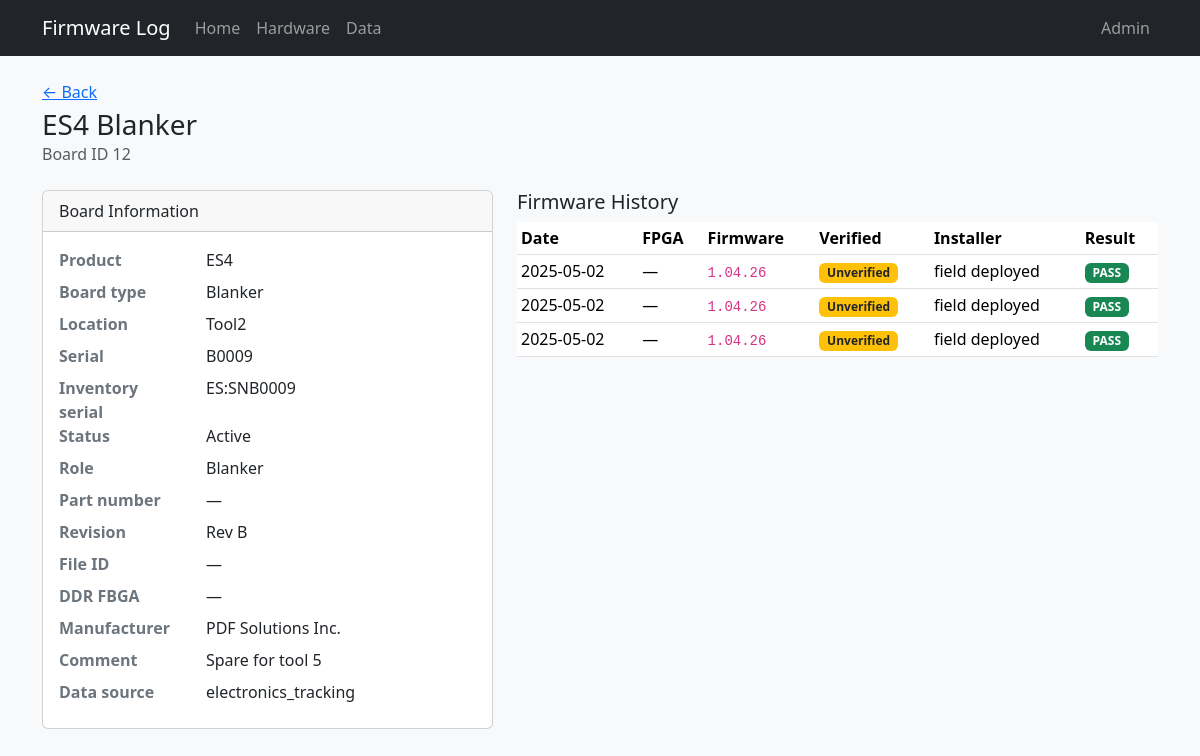
Page /board/12 on the earlier database version.
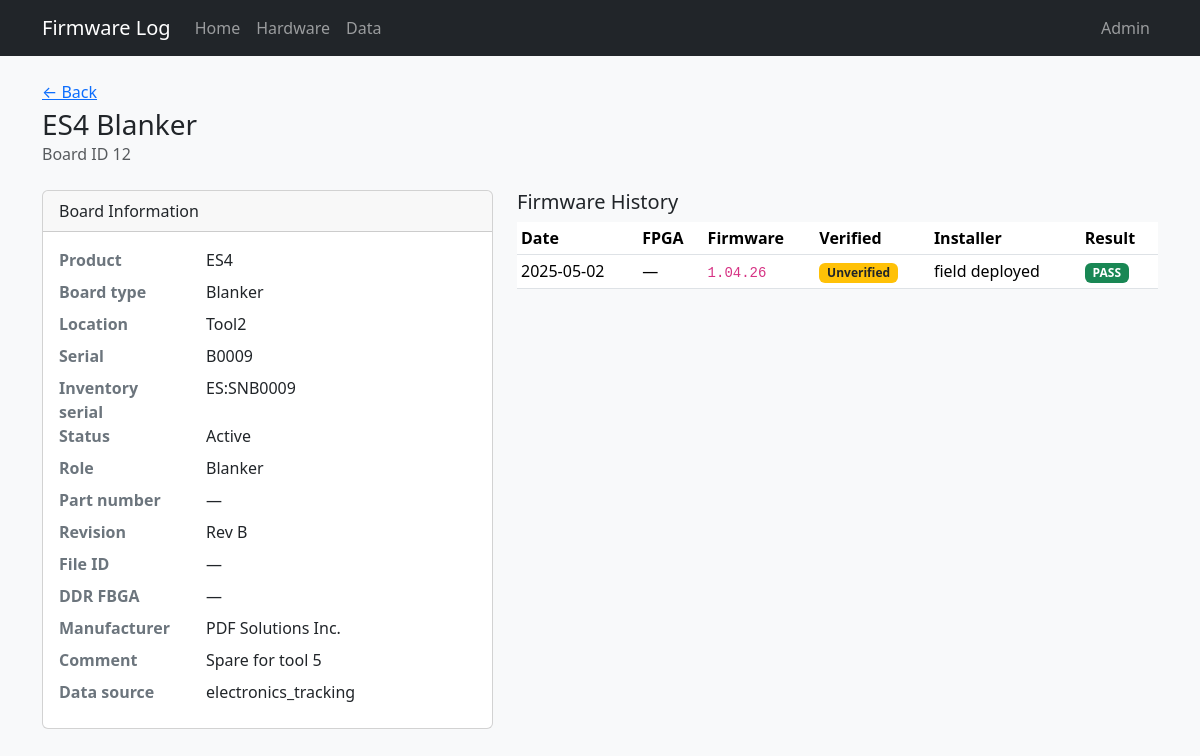
Same page on the later database version.
### tables this page shows
CREATE TABLE "boards" (
                board_id      INTEGER PRIMARY KEY,
                tool          TEXT,
                board_slot    TEXT,
                manufacturer  TEXT NOT NULL DEFAULT 'PDF Solutions Inc.',
                board_name    TEXT NOT NULL,
                serial        TEXT NOT NULL,
                part_number   TEXT,
                revision      TEXT,
                file_id       TEXT,
                product_name  TEXT NOT NULL,
                ddr_fbga      TEXT
            , inventory_serial TEXT, status TEXT, role TEXT, comment TEXT, open_item TEXT, po TEXT, modified_by TEXT, source_updated_at TEXT, data_source TEXT, dc_status TEXT, ac_status TEXT, gcal_status TEXT, adc_status TEXT, eeprom_status TEXT);

CREATE TABLE "firmware_history" (
                event_id    INTEGER PRIMARY KEY AUTOINCREMENT,
                board_id    INTEGER NOT NULL REFERENCES boards (board_id),
                event_date  TEXT NOT NULL,
                event_time  TEXT,
                fpga        TEXT,
                firmware    TEXT NOT NULL,
                installer   TEXT,
                result      TEXT
            );

### app.py (the view)
@app.route("/board/<int:board_id>")
def board_detail(board_id):
    board = db.get_board(board_id)
    if not board:
        flash("Board not found.", "danger")
        return redirect(url_for("index"))
    return render_template(
        "board_detail.html",
        board=board,
        firmware_verified=db.firmware_verified_label(board),
        history=db.board_history(board_id),
        events=db.board_events(board_id),
    )

### db.py (called while the page is built)
def is_firmware_verified(board) -> bool:
    if not board:
        return False
    if board.get("board_id") in VERIFIED_BOARD_IDS:
        return True
    if board.get("data_source") == "firmware_log":
        return True
    if board.get("tool") == "Tool13" and board.get("product_name") == "BAP":
        return True
    return False

def firmware_verified_label(board) -> str:
    return "verified" if is_firmware_verified(board) else "unverified"

def dict_row(cursor, row):
    return {col[0]: row[i] for i, col in enumerate(cursor.description)}

@contextmanager
def get_db():
    conn = sqlite3.connect(DATABASE)
    conn.row_factory = dict_row
    try:
        yield conn
    finally:
        conn.close()

def fetch_all(query, params=()):
    with get_db() as conn:
        return conn.execute(query, params).fetchall()

def fetch_one(query, params=()):
    with get_db() as conn:
        return conn.execute(query, params).fetchone()

def get_board(board_id):
    return fetch_one("SELECT * FROM boards WHERE board_id = ?", (board_id,))

def board_history(board_id):
    return fetch_all(
        """
        SELECT *
        FROM firmware_history
        WHERE board_id = ?
        ORDER BY event_date DESC, COALESCE(event_time, '00:00:00') DESC, event_id DESC
        """,
        (board_id,),
    )

def board_events(board_id):
    return fetch_all(
        """
        SELECT *
        FROM board_events
        WHERE board_id = ?
        ORDER BY event_date DESC, COALESCE(event_time, '00:00:00') DESC, event_id DESC
        """,
        (board_id,),
    )

### templates/board_detail.html (shortened to what this page needs)
{% extends "base.html" %}
{% from "macros.html" import result_badge, verified_badge %}
{% block content %}
<div class="d-flex flex-wrap justify-content-between align-items-start gap-2 mb-4">
  <div>
    <p class="text-muted mb-1"><a href="{{ url_for('index') }}">&larr; Back</a></p>
    <h1 class="h3 mb-0">{{ board.product_name }} {{ board.board_name }}</h1>
    <p class="text-muted mb-0">Board ID {{ board.board_id }}</p>
  </div>
</div>
<div class="row g-4">
  <div class="col-md-5">
    <div class="card">
      <div class="card-header">Board Information</div>
      <dl class="card-body mb-0 row">
        <dt class="col-sm-4">Product</dt><dd class="col-sm-8">{{ board.product_name }}</dd>
        <dt class="col-sm-4">Board type</dt><dd class="col-sm-8">{{ board.board_name }}</dd>
        <dt class="col-sm-4">Location</dt><dd class="col-sm-8">{{ board.tool or '—' }}</dd>
        <dt class="col-sm-4">Serial</dt><dd class="col-sm-8">{{ board.serial }}</dd>
        <dt class="col-sm-4">Inventory serial</dt><dd class="col-sm-8">{{ board.inventory_serial or '—' }}</dd>
        <dt class="col-sm-4">Status</dt><dd class="col-sm-8">{{ board.status or '—' }}</dd>
        <dt class="col-sm-4">Role</dt><dd class="col-sm-8">{{ board.role or '—' }}</dd>
        <dt class="col-sm-4">Part number</dt><dd class="col-sm-8">{{ board.part_number or '—' }}</dd>
        <dt class="col-sm-4">Revision</dt><dd class="col-sm-8">{{ board.revision or '—' }}</dd>
        <dt class="col-sm-4">File ID</dt><dd class="col-sm-8">{{ board.file_id or '—' }}</dd>
        <dt class="col-sm-4">DDR FBGA</dt><dd class="col-sm-8">{{ board.ddr_fbga or '—' }}</dd>
        <dt class="col-sm-4">Manufacturer</dt><dd class="col-sm-8">{{ board.manufacturer }}</dd>
        {% if board.comment %}
        <dt class="col-sm-4">Comment</dt><dd class="col-sm-8">{{ board.comment }}</dd>
        {% endif %}
        {% if board.data_source %}
        <dt class="col-sm-4">Data source</dt><dd class="col-sm-8">{{ board.data_source }}</dd>
        {% endif %}
      </dl>
    </div>
  </div>
  <div class="col-md-7">
    <h2 class="h5">Firmware History</h2>
    <div class="table-responsive">
      <table class="table table-sm table-hover align-middle">
        <thead>
          <tr>
            <th>Date</th>
            <th>FPGA</th>
            <th class="col-firmware">Firmware</th>
            <th class="col-verified">Verified</th>
            <th>Installer</th>
            <th>Result</th>
          </tr>
        </thead>
        <tbody>
          {% for row in history %}
          <tr>
            <td>{{ row.event_date }}{% if row.event_time %} {{ row.event_time }}{% endif %}</td>
            <td>{{ row.fpga or '—' }}</td>
            <td class="col-firmware"><code>{{ row.firmware }}</code></td>
            <td class="col-verified">{{ verified_badge(firmware_verified) }}</td>
            <td>{{ row.installer or '—' }}</td>
            <td>{{ result_badge(row.result) }}</td>
          </tr>
          {% else %}
          <tr><td colspan="7" class="text-muted">No firmware history for this board.</td></tr>
          {% endfor %}
        </tbody>
      </table>
    </div>
  </div>
</div>
{% endblock %}

### templates/base.html (shortened to what this page needs)
<!DOCTYPE html>
<html lang="en">
<head>
  <link href="https://cdn.jsdelivr.net/npm/bootstrap@5.3.3/dist/css/bootstrap.min.css" rel="stylesheet">
  <link href="{{ url_for('static', filename='style.css') }}" rel="stylesheet">
</head>
<body>
  <nav class="navbar navbar-expand-lg navbar-dark bg-dark mb-4">
    <div class="container">
      <a class="navbar-brand" href="{{ url_for('index') }}">Firmware Log</a>
      <div class="collapse navbar-collapse" id="nav">
        <ul class="navbar-nav me-auto">
          <li class="nav-item"><a class="nav-link" href="{{ url_for('index') }}">Home</a></li>
          <li class="nav-item"><a class="nav-link" href="/hardware">Hardware</a></li>
          <li class="nav-item"><a class="nav-link" href="{{ url_for('data') }}">Data</a></li>
        </ul>
        <ul class="navbar-nav">
          {% if session.get('admin') %}
          <li class="nav-item"><a class="nav-link" href="{{ url_for('admin_index') }}">Admin</a></li>
          <li class="nav-item"><a class="nav-link" href="{{ url_for('admin_sql') }}">SQL</a></li>
          <li class="nav-item"><a class="nav-link" href="{{ url_for('admin_deleted') }}">Deleted Records</a></li>
          <li class="nav-item"><a class="nav-link" href="{{ url_for('admin_logout') }}">Logout</a></li>
          {% else %}
          <li class="nav-item"><a class="nav-link" href="{{ url_for('admin_login') }}">Admin</a></li>
          {% endif %}
        </ul>
      </div>
    </div>
  </nav>
  <main class="container pb-5">
    {% block content %}{% endblock %}
  </main>
</body>
</html>

### templates/macros.html (shortened to what this page needs)
{% macro result_badge(result) -%}
  {% if result %}
    {% set r = result|upper %}
    {% if r == 'PASS' %}
      <span class="badge text-bg-success">PASS</span>
    {% elif r == 'FAIL' %}
      <span class="badge text-bg-danger">FAIL</span>
    {% else %}
      <span class="badge text-bg-secondary">{{ result }}</span>
    {% endif %}
  {% else %}
    <span class="text-muted">—</span>
  {% endif %}
{%- endmacro %}
{% macro verified_badge(status) -%}
  {% if status == 'verified' %}
    <span class="badge text-bg-success">Verified</span>
  {% elif status == 'unverified' %}
    <span class="badge text-bg-warning text-dark">Unverified</span>
  {% else %}
    <span class="text-muted">—</span>
  {% endif %}
{%- endmacro %}

### static/style.css (style rules this page uses)
body { background-color: #f8f9fa; }
code { font-size: 0.875em; }
.table th { white-space: nowrap; }
.card dl dt { color: #6c757d; }

Differences in the rows shown:
removed firmware_history: event_date "2025-05-02", fpga "—", firmware "1.04.26", installer "field deployed", result "PASS"
removed firmware_history: event_date "2025-05-02", fpga "—", firmware "1.04.26", installer "field deployed", result "PASS"
